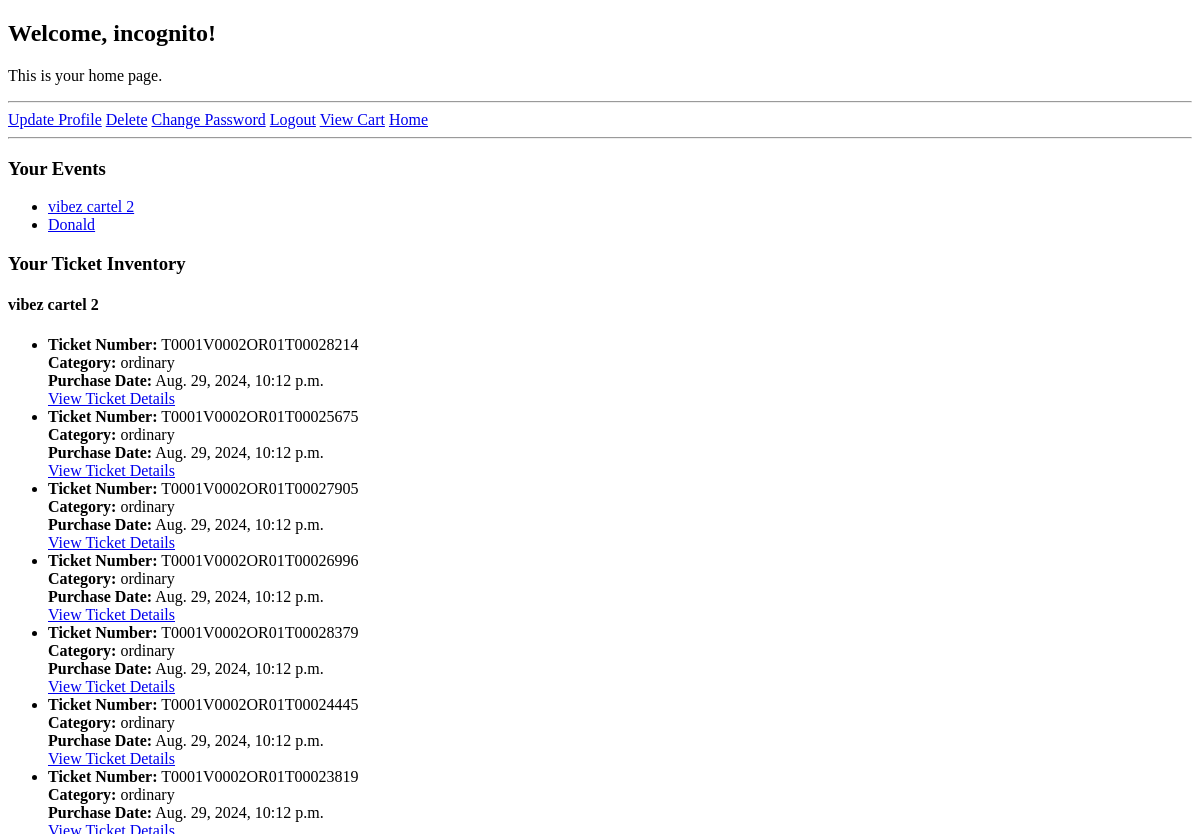
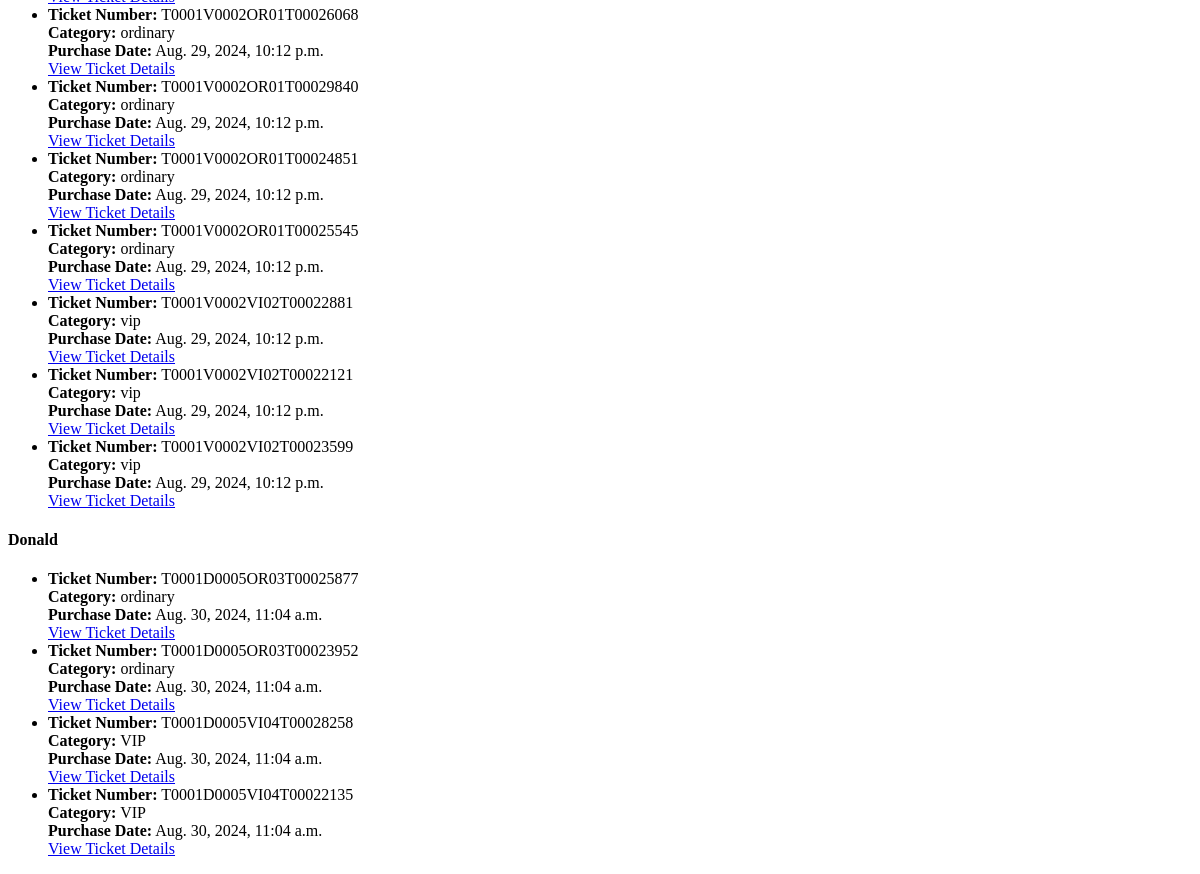
The app's page /customers/home/ (signed in), older data (2 pictures, top to bottom).
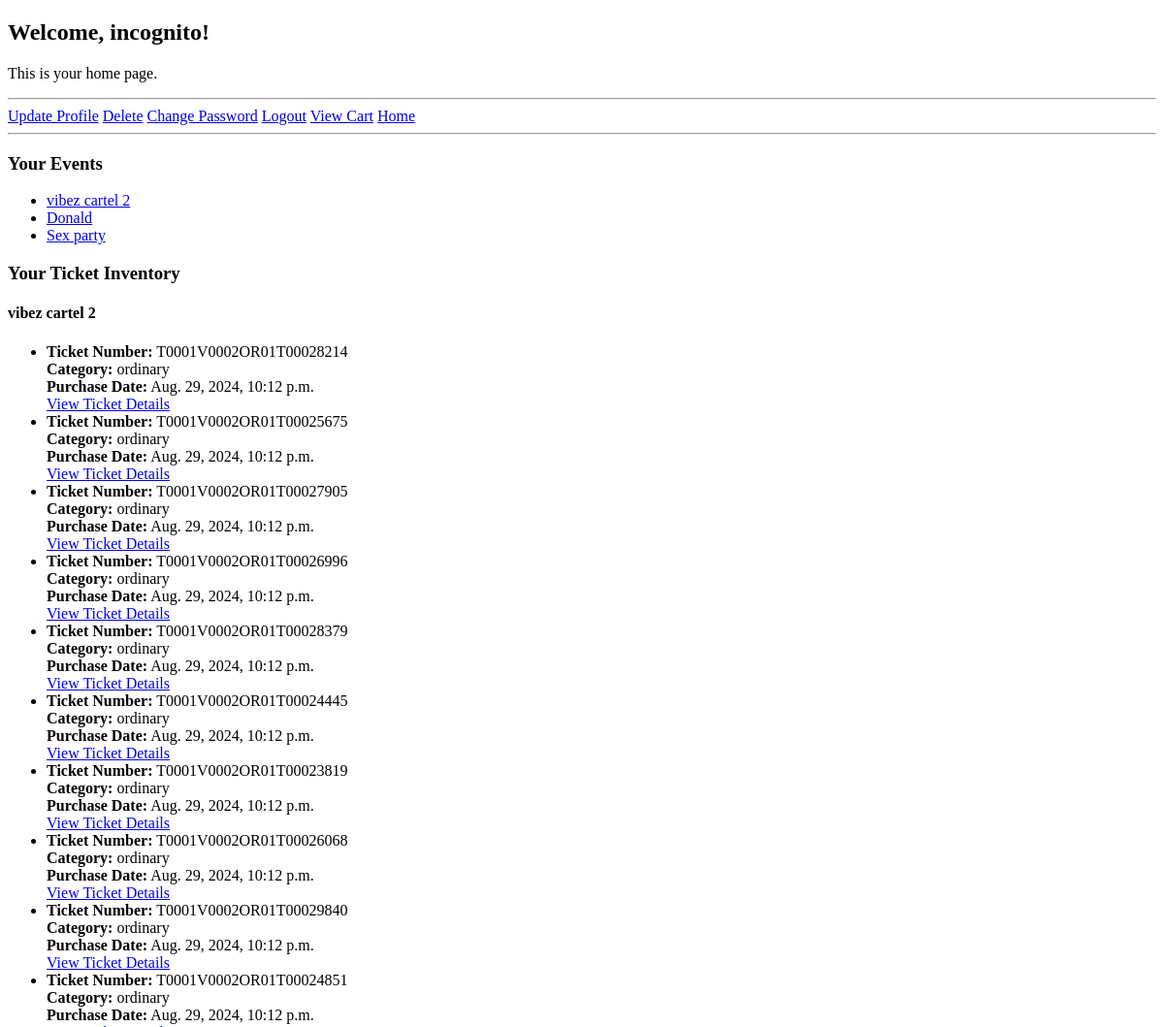
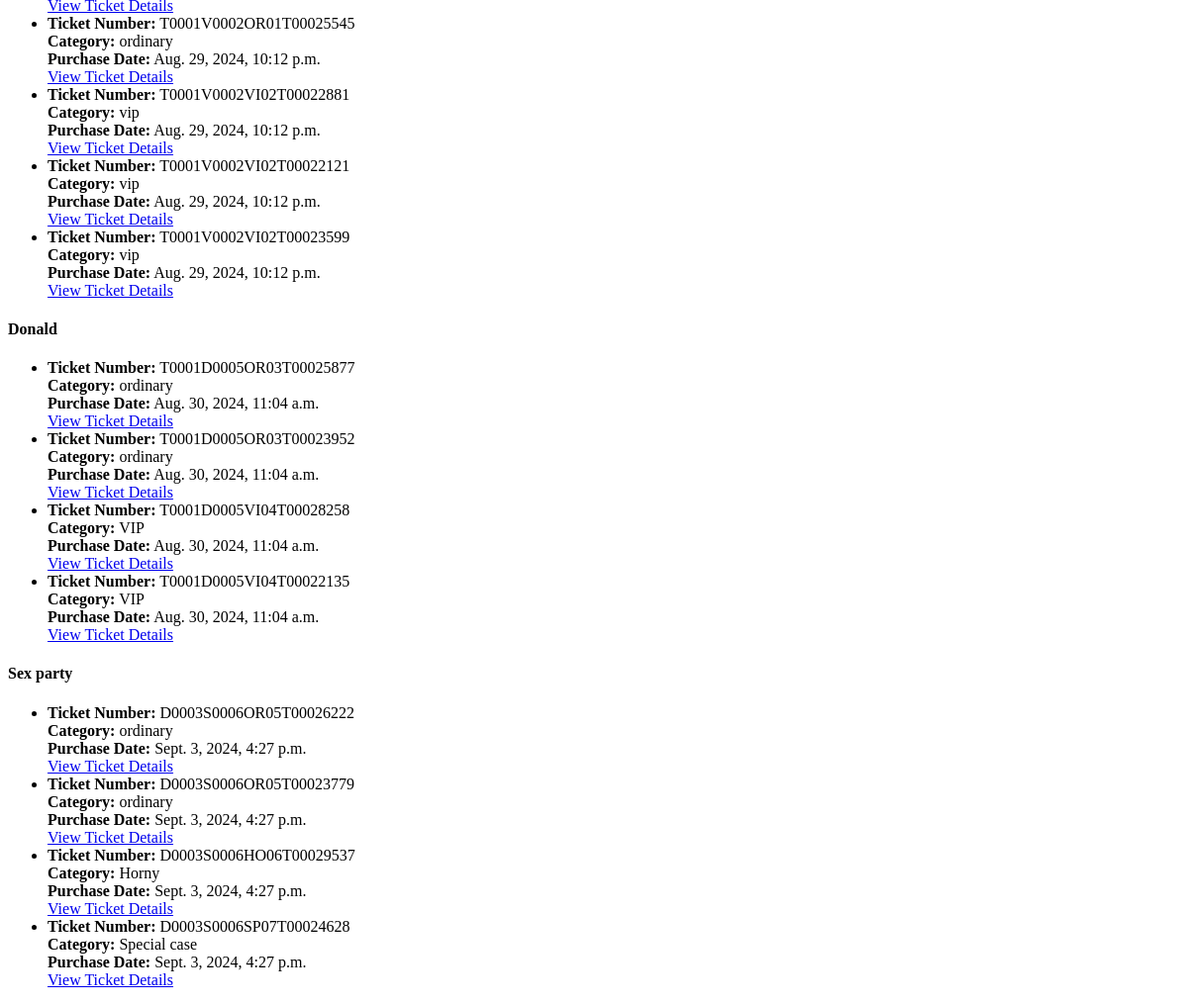
The same page, newer data (2 pictures, top to bottom).
### events/models.py (models this page shows, shortened)
class Event(models.Model):
    vendor = models.ForeignKey(Vendor, on_delete=models.CASCADE, related_name='events')  # Mandatory, linked to Vendor
    poster = models.ImageField(upload_to='event_posters/')  # Required field
    title = models.CharField(max_length=200)  # Required field
    description = models.TextField()  # Required field
    category = models.CharField(max_length=100)  # Required field (e.g., "conference", "concert")
    start_date = models.DateTimeField()  # Required field
    end_date = models.DateTimeField(null=True, blank=True)  # Optional field
    venue_name = models.CharField(max_length=100)  # Required field
    regular_price = models.DecimalField(max_digits=10, decimal_places=2)  # Required field
    sale_price = models.DecimalField(max_digits=10, decimal_places=2, null=True, blank=True)  # Optional field
    tickets_available = models.PositiveIntegerField(null=True, blank=True)  # Optional field
    tickets_sold = models.PositiveIntegerField(default=0)  # New field to track tickets sold

class TicketCategory(models.Model):
    event = models.ForeignKey(Event, on_delete=models.CASCADE, related_name='ticket_categories')  # Mandatory, linked to Event
    category_title = models.CharField(max_length=100)  # Required field
    category_price = models.DecimalField(max_digits=10, decimal_places=2)  # Required field
    category_tickets_available = models.PositiveIntegerField()  # Required field
    category_tickets_sold = models.PositiveIntegerField(default=0)  # New field to track tickets sold in this category

### tickets/models.py (models this page shows, shortened)
class Ticket(models.Model):
    ENTITY_TYPE_CHOICES = [
        ('customer', 'Customer'),
        ('vendor', 'Vendor'),
    ]
    event = models.ForeignKey(Event, on_delete=models.CASCADE, related_name='tickets')
    ticket_category = models.ForeignKey(TicketCategory, on_delete=models.CASCADE, null=True, blank=True)
    customer_username = models.CharField(max_length=255, blank=True, null=True)
    vendor = models.ForeignKey(Vendor, on_delete=models.CASCADE, related_name='tickets')
    ticket_number = models.CharField(max_length=20, unique=True)
    purchase_date = models.DateTimeField(auto_now_add=True)
    qr_code = models.ImageField(upload_to='qr_codes/', blank=True)
    entity_type = models.CharField(max_length=10, choices=ENTITY_TYPE_CHOICES)
    verified = models.BooleanField(default=False)

### customers/views.py (the view)
# urls.py: path('home/', CustomerHomeView.as_view(), name='customer_home'),
class CustomerHomeView(LoginRequiredMixin, TemplateView):
    template_name = 'customers/customer_home.html'
    def get_context_data(self, **kwargs):
        context = super().get_context_data(**kwargs)
        customer = self.request.user
        tickets = Ticket.objects.filter(customer_username=customer.username)
        events = {ticket.event for ticket in tickets}
        context['events'] = events
        context['tickets'] = tickets
        return context

### templates/customers/customer_home.html (shortened to what this page needs)
<!DOCTYPE html>
<html lang="en">
<head>
</head>
<body>
    <h2>Welcome, {{ user.username }}!</h2>
    <p>This is your home page.</p>
    <hr>
    <a href="{% url 'customer_update' %}">Update Profile</a>
    <a href="{% url 'customer_delete' %}">Delete</a>
    <a href="{% url 'customer_change_password' %}">Change Password</a>
    <a href="{% url 'customer_logout' %}">Logout</a>
    <a href="{% url 'view_cart' %}">View Cart</a>
    <a href="{% url 'all_events' %}">Home</a>
    <hr>
    <h3>Your Events</h3>
    <ul>
        {% for event in events %}
            <li><a href="{% url 'event_detail' event.id %}">{{ event.title }}</a></li>
        {% endfor %}
    </ul>
    <h3>Your Ticket Inventory</h3>
    {% for event in events %}
        <h4>{{ event.title }}</h4>
        <ul>
            {% for ticket in tickets %}
                {% if ticket.event == event %}
                    <li>
                        <strong>Ticket Number:</strong> {{ ticket.ticket_number }}<br>
                        <strong>Category:</strong> {{ ticket.ticket_category.category_title }}<br>
                        <strong>Purchase Date:</strong> {{ ticket.purchase_date }}<br>
                        <a href="{% url 'ticket_detail' ticket.id %}">View Ticket Details</a>
                    </li>
                {% endif %}
            {% endfor %}
        </ul>
    {% endfor %}
</body>
</html>

Row changes from the older to the newer data that the page shows:
added Event: title "Sex party"
added Ticket: ticket_number "D0003S0006OR05T00026222", ticket_category.category_title "ordinary", purchase_date "Sept. 3, 2024, 4:27 p.m.", shown under "Sex party"
added Ticket: ticket_number "D0003S0006OR05T00023779", ticket_category.category_title "ordinary", purchase_date "Sept. 3, 2024, 4:27 p.m.", shown under "Sex party"
added Ticket: ticket_number "D0003S0006HO06T00029537", ticket_category.category_title "Horny", purchase_date "Sept. 3, 2024, 4:27 p.m.", shown under "Sex party"
added Ticket: ticket_number "D0003S0006SP07T00024628", ticket_category.category_title "Special case", purchase_date "Sept. 3, 2024, 4:27 p.m.", shown under "Sex party"
